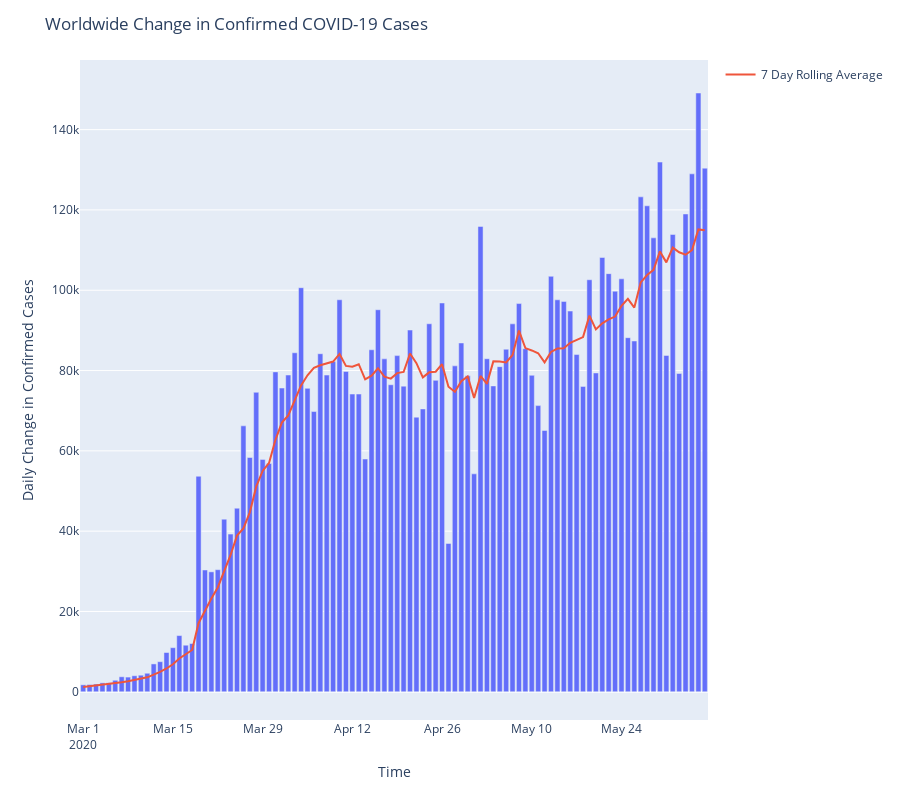

The cell this chart's notebook holds for it:
### Code cell
fig = px.bar(WWdf, x='Updated', y='ConfirmedChange')

fig.add_trace(go.Scatter(x=WWdf.Updated, y=WWdf.ConfirmedChangeRolling,
                    mode='lines',
                    name='7 Day Rolling Average'))

fig.update_layout(
    height=800,
    xaxis_title="Time",
    yaxis_title="Daily Change in Confirmed Cases",
    title_text='Worldwide Change in Confirmed COVID-19 Cases'
)

# fig.show()
iplot(fig)
